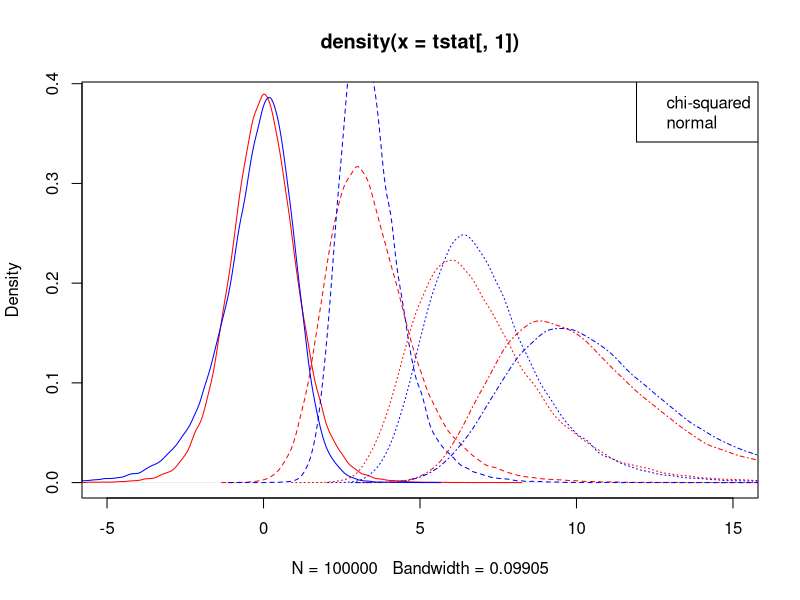

R code for this plot:

num.sim <- 1e5
n <- 10
df <- 5
deltavec <- c(0, 1 ,2, 3)
tstat <- tstaty <- matrix(NA, nrow = num.sim, ncol = length(deltavec))

set.seed(123)

for(i in 1:num.sim){
  for (k in 1:length(deltavec)){
    x <- (rchisq(n, df) - df)/sqrt(2*df) + deltavec[k]
    y <- rnorm(n) + deltavec[k]
    tstat[i, k] <- sqrt(n)*mean(x)/sd(x)
    tstaty[i, k] <- sqrt(n)*mean(y)/sd(y)
  }
}

plot(density(tstat[, 1]), typ = "n", xlim = c(-5, 15))
legend_text <- c()
for (k in 1:length(deltavec)){
  lines(density(tstaty[, k]), col = "red", lty = k)
  lines(density(tstat[, k]), col = "blue", lty = k)
  legend_text <- c(legend_text, col = k) 
}
legend('topright', legend = c("chi-squared", "normal"), col=c("red", "blue"))


